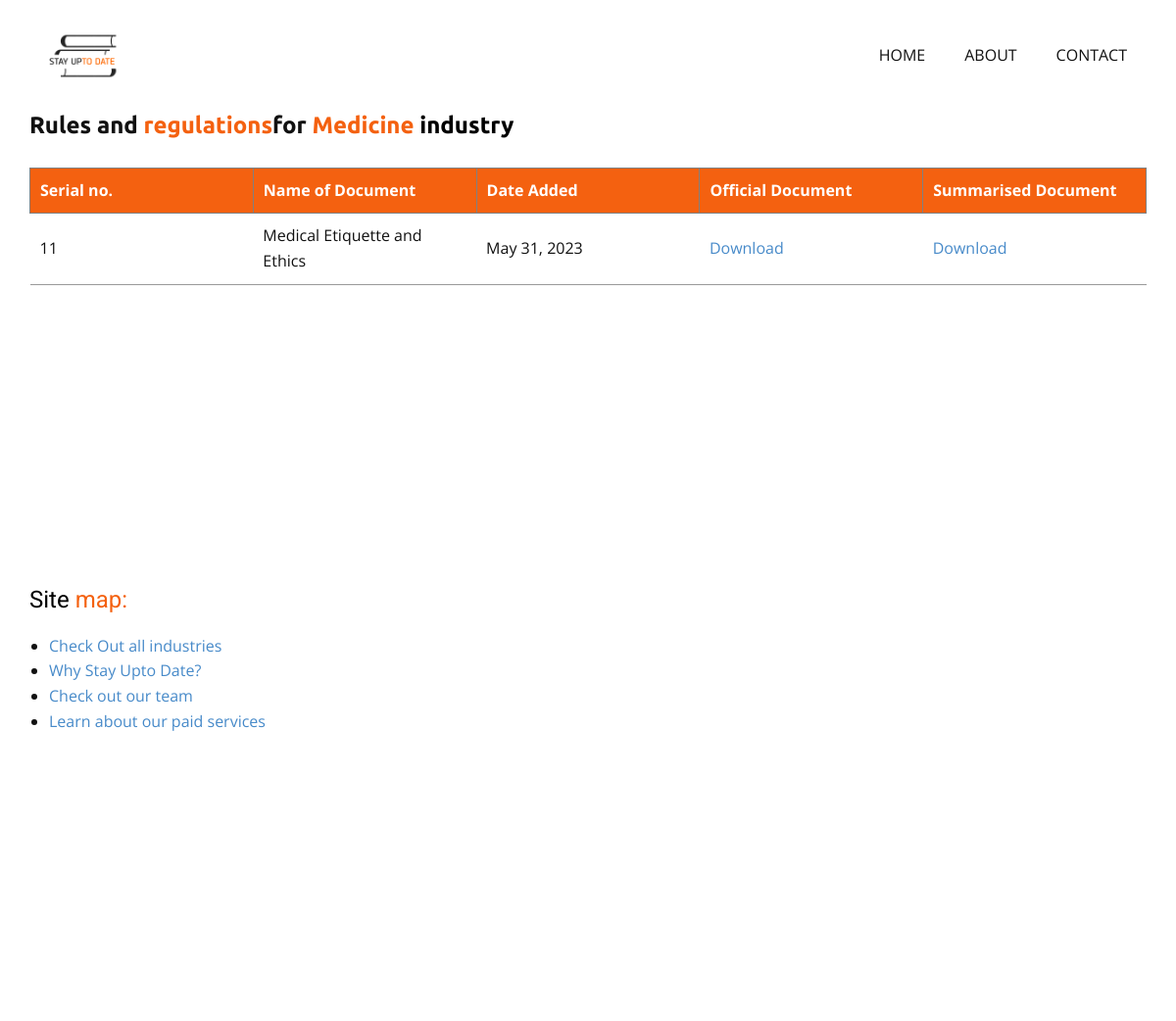
/industry/medicine/, run on the app's committed database.
### appsite/models.py (models this page shows, shortened)
class FileProperties(models.Model):
    industry_choices = [
    ('it', 'IT'),
    ('food', 'Food'),
    ('medicine', 'Medicine'),
    ('general','General'),
    ]
    filename = models.CharField(max_length=255)
    date_added = models.DateField(default=date.today)
    industry_tag = models.CharField(max_length=255, choices=industry_choices, default='general')
    original_url = models.CharField(max_length=255)
    summary_url = models.CharField(max_length=255, blank=True)

### appsite/views.py (the view)
# urls.py: path('industry/<str:choice>/',views.industry,name='industry'),
def industry(request, choice):
    queryset = FileProperties.objects.filter(industry_tag=choice)
    if not queryset:
        context = {'objects': [], 'industry_tag': None}
    else:
        objects = queryset
        industry_tag = queryset[0].industry_tag
        context = {'objects': objects, 'industry_tag': industry_tag}
    return render(request, 'industry.html', context)

### appsite/templates/industry.html (shortened to what this page needs)
{% load static %}
<!DOCTYPE html>
<html style="font-size: 16px;" lang="en"><head>
    <link rel="stylesheet" href="{% static 'css/nicepage.css' %}" media="screen">
<link rel="stylesheet" href="{% static 'css/industry.css' %}" media="screen">
  <meta data-intl-tel-input-cdn-path="intlTelInput/"></head>
  <body class="u-body u-xl-mode" data-lang="en"><header class="u-clearfix u-header u-header" id="sec-8183"><div class="u-clearfix u-sheet u-sheet-1">
        <nav class="u-menu u-menu-one-level u-offcanvas u-menu-1">
          <div class="u-custom-menu u-nav-container">
            <ul class="u-nav u-unstyled u-nav-1"><li class="u-nav-item"><a class="u-button-style u-nav-link u-text-active-palette-2-base u-text-hover-palette-2-base" href="/" style="padding: 10px 20px;">Home</a>
</li><li class="u-nav-item"><a class="u-button-style u-nav-link u-text-active-palette-2-base u-text-hover-palette-2-base" href="/about/" style="padding: 10px 20px;">About</a>
</li><li class="u-nav-item"><a class="u-button-style u-nav-link u-text-active-palette-2-base u-text-hover-palette-2-base" href="/contact/" style="padding: 10px 20px;">Contact</a>
</li></ul>
          </div>
        </nav>
        <a href="/" class="u-image u-logo u-image-1" data-image-width="1280" data-image-height="1280">
          <img src="{% static 'images/20230318_165430.png' %}" class="u-logo-image u-logo-image-1">
        </a>
      </div></header>
    <section class="u-align-center u-clearfix u-section-1" id="sec-a637">
      <div class="u-clearfix u-sheet u-valign-top u-sheet-1">
        {% if objects %}
        <h4 class="u-custom-font u-font-ubuntu u-text u-text-default u-text-1">Rules and<span class="u-text-palette-2-base"> regulations</span> for&nbsp;<span class="u-text-palette-2-base">{{ industry_tag|capfirst }}</span><span class="u-text-black"> industry</span></h4>
        <div class="u-expanded-width u-table u-table-responsive u-table-1">
          <table class="u-table-entity">
            <colgroup>
              <col width="20%">
              <col width="20%">
              <col width="20%">
              <col width="20%">
              <col width="20%">
            </colgroup>
            <thead class="u-grey-50 u-table-header u-table-header-1">
              <tr style="height: 38px;">
                <th class="u-border-1 u-border-grey-50 u-palette-2-base u-table-cell u-table-cell-1">Serial no.</th>
                <th class="u-border-1 u-border-grey-50 u-palette-2-base u-table-cell u-table-cell-2">Name of Document</th>
                <th class="u-border-1 u-border-grey-50 u-palette-2-base u-table-cell u-table-cell-3">Date Added</th>
                <th class="u-border-1 u-border-grey-50 u-palette-2-base u-table-cell u-table-cell-4">Official Document</th>
                <th class="u-border-1 u-border-grey-50 u-palette-2-base u-table-cell u-table-cell-5">Summarised Document</th>
              </tr>
            </thead>
            <tbody class="u-table-body">
              {% for obj in objects %}
              <tr style="height: 55px;">
                <td class="u-border-1 u-border-grey-40 u-border-no-left u-border-no-right u-table-cell">{{ obj.id }}</td>
                <td class="u-border-1 u-border-grey-40 u-border-no-left u-border-no-right u-table-cell">{{ obj.filename }}</td>
                <td class="u-border-1 u-border-grey-40 u-border-no-left u-border-no-right u-table-cell">{{ obj.date_added }}</td>
                <td class="u-border-1 u-border-grey-40 u-border-no-left u-border-no-right u-table-cell"><a href="{{obj.original_url}}">Download</a></td>
                <td class="u-border-1 u-border-grey-40 u-border-no-left u-border-no-right u-table-cell"><a href="{{ obj.summary_url }}">Download</a></td>
              </tr>
              {% endfor %}
            </tbody>
          </table>
        </div>
      </div>
    </section>
    {% else %}
    <p>No record found for this industry</p>
    {% endif %}
    <section class="u-clearfix u-section-1" id="sec-994e">
      <div class="u-clearfix u-sheet u-sheet-1">
        <h4 class="u-text u-text-black u-text-default u-text-3">Site<span class="u-text-palette-2-base"> map:</span>
        </h4>
        <ul class="u-text u-text-default u-text-4">
          <li><a href='/all_industries/'>Check Out all industries</a></li>
          <li><a href='/whyto/'>Why Stay Upto Date?</a></li>
          <li><a href='/#ourteam'>Check out our team</a></li>
          <li><a href='/pricing/'>Learn about our paid services</a></li>
        </ul>
      </div>
    </section>
</body></html>

### appsite/static/css/industry.css (style rules this page uses)
.u-section-1 .u-sheet-1 { min-height: 464px; }
.u-section-1 .u-text-1 { font-weight: 700; margin: 0 auto 0 0; }
.u-section-1 .u-table-1 { margin-top: 28px; margin-bottom: 58px; }
.u-section-1 .u-table-header-1 { font-weight: 700; background-image: none; }
.u-section-1 .u-table-cell-1 { background-image: none; }
.u-section-1 .u-table-cell-2 { background-image: none; }
.u-section-1 .u-table-cell-3 { background-image: none; }
.u-section-1 .u-table-cell-4 { background-image: none; }
.u-section-1 .u-table-cell-5 { background-image: none; }

### data on the page
FileProperties: industry_tag "Medicine", id "11", filename "Medical Etiquette and Ethics", date_added "May 31, 2023"
